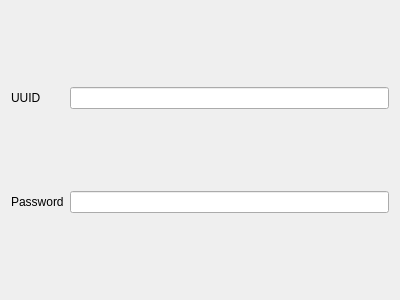
<?xml version="1.0" encoding="UTF-8"?>
<ui version="4.0">
 <class>EditJuicity</class>
 <widget class="QWidget" name="EditJuicity">
  <property name="geometry">
   <rect>
    <x>0</x>
    <y>0</y>
    <width>400</width>
    <height>300</height>
   </rect>
  </property>
  <property name="windowTitle">
   <string>Form</string>
  </property>
  <layout class="QGridLayout" name="gridLayout">
   <item row="1" column="0">
    <widget class="QLabel" name="label_2">
     <property name="text">
      <string>Password</string>
     </property>
    </widget>
   </item>
   <item row="0" column="1">
    <widget class="QLineEdit" name="uuid"/>
   </item>
   <item row="1" column="1">
    <widget class="QLineEdit" name="password"/>
   </item>
   <item row="0" column="0">
    <widget class="QLabel" name="label">
     <property name="text">
      <string>UUID</string>
     </property>
    </widget>
   </item>
  </layout>
 </widget>
 <resources/>
 <connections/>
</ui>
